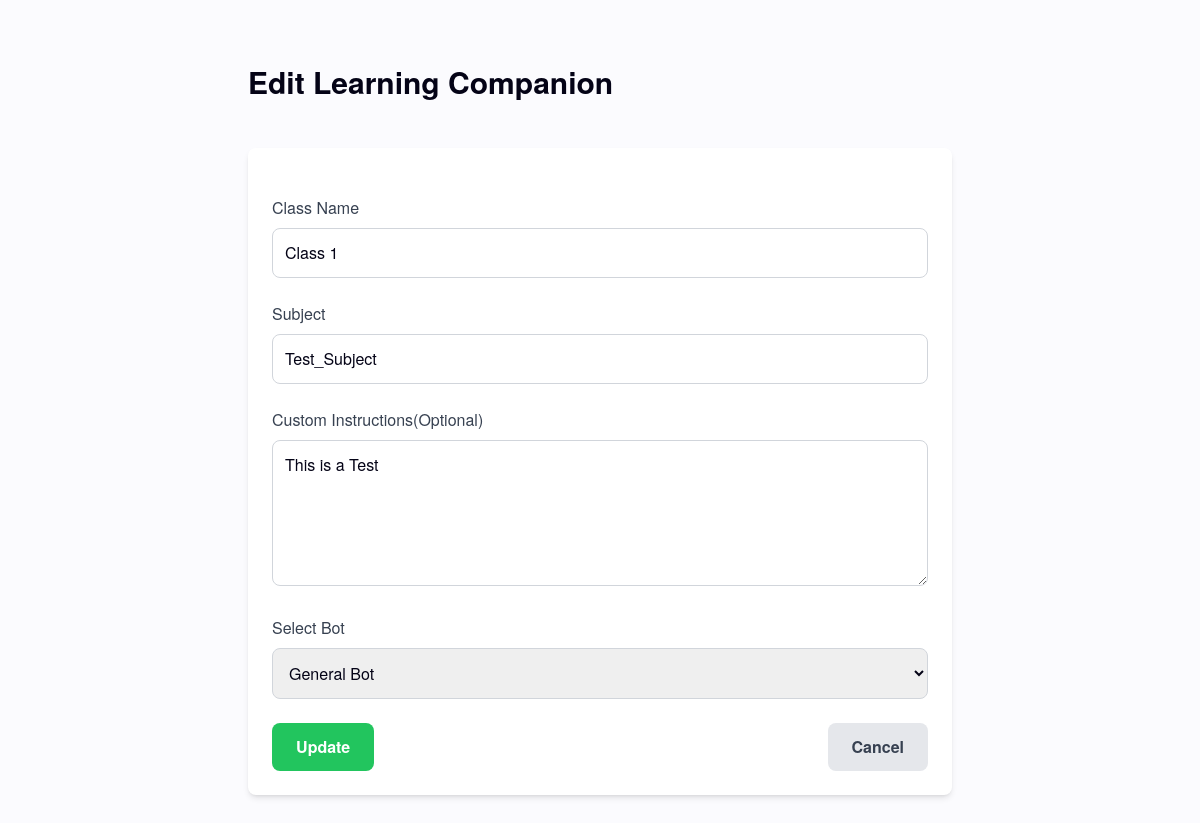
The app's page /teacher/edit_companion/1 (signed in) with its own data.
### app/models.py (models this page shows, shortened)
class LearningCompanion(db.Model):
    id = db.Column(db.Integer, primary_key=True)
    class_name = db.Column(db.String(64), nullable=False)
    subject = db.Column(db.String(64), nullable=False)
    instructions = db.Column(db.Text, nullable=True)
    class_code = db.Column(db.String(10), unique=True, nullable=False, default=lambda: generate_class_code())
    teacher_id = db.Column(db.Integer, db.ForeignKey('user.id'), nullable=False)
    bot_id = db.Column(db.Integer, db.ForeignKey('bot.id'), nullable=False)
    materials = db.relationship('Material', secondary=learning_companion_material, backref='learning_companions')

### app/routes.py (the view, shortened to what this page needs)
@auth.route('/teacher/edit_companion/<int:companion_id>', methods=['GET', 'POST'])
@login_required
def edit_learning_companion(companion_id):
    if not current_user.is_teacher():
        flash('Access denied.', 'danger')
        return redirect(url_for('auth.login'))
    companion = LearningCompanion.query.get_or_404(companion_id)
    if companion.teacher_id != current_user.id:
        flash('You do not have permission to edit this learning companion.', 'danger')
        return redirect(url_for('auth.teacher_dashboard'))
    form = EditLearningCompanionForm(obj=companion)
    form.bot.choices = [(bot.id, bot.name) for bot in Bot.query.all()]
    return render_template('edit_learning_companion.html', form=form, companion=companion)

### app/forms.py
class EditLearningCompanionForm(FlaskForm):
    class_name = StringField('Class Name', validators=[DataRequired(), Length(min=2, max=64)])
    subject = StringField('Subject', validators=[DataRequired(), Length(min=2, max=64)])
    instructions = TextAreaField('Custom Instructions(Optional)')
    bot = SelectField('Select Bot', coerce=int, validators=[DataRequired()])
    submit = SubmitField('Update')

### app/models.py (called while the page is built)
    def is_teacher(self):
        return self.role == 'teacher'

### app/routes.py (called while the page is built)
@login.user_loader
def load_user(user_id):
    return User.query.get(int(user_id))

### app/templates/edit_learning_companion.html (shortened to what this page needs)
<!DOCTYPE html>
<html lang="en">
<head>
    <script src="https://cdn.tailwindcss.com"></script>
    <link href="https://cdnjs.cloudflare.com/ajax/libs/aos/2.3.4/aos.css" rel="stylesheet">
    <link rel="stylesheet" href="https://cdn.jsdelivr.net/npm/bootstrap-icons@1.10.5/font/bootstrap-icons.css">
</head>
<body class="bg-[#fbfbfe] text-[#040316] min-h-screen">
    <main class="max-w-3xl mx-auto py-16 px-4 sm:px-6 lg:px-8">
        <section class="mb-12" data-aos="fade-up">
            <h2 class="text-3xl font-semibold mb-6">Edit Learning Companion</h2>
        </section>
        <section data-aos="fade-up">
            <form method="POST" class="bg-white shadow-md rounded-lg p-6 space-y-6">
                <div>
                    {{ form.class_name.label(class="block text-gray-700 font-medium mb-2") }}
                    {{ form.class_name(class="w-full border border-gray-300 p-3 rounded-lg focus:outline-none focus:ring-2 focus:ring-[#ff8800]") }}
                </div>
                <div>
                    {{ form.subject.label(class="block text-gray-700 font-medium mb-2") }}
                    {{ form.subject(class="w-full border border-gray-300 p-3 rounded-lg focus:outline-none focus:ring-2 focus:ring-[#ff8800]") }}
                </div>
                <div>
                    {{ form.instructions.label(class="block text-gray-700 font-medium mb-2") }}
                    {{ form.instructions(class="w-full border border-gray-300 p-3 rounded-lg focus:outline-none focus:ring-2 focus:ring-[#ff8800]", rows="5") }}
                </div>
                <div>
                    {{ form.bot.label(class="block text-gray-700 font-medium mb-2") }}
                    {{ form.bot(class="w-full border border-gray-300 p-3 rounded-lg focus:outline-none focus:ring-2 focus:ring-[#ff8800]") }}
                </div>
                <div class="flex flex-col sm:flex-row justify-between items-center">
                    <button type="submit" class="w-full sm:w-auto bg-green-500 text-white py-3 px-6 rounded-lg hover:bg-green-600 transition-colors duration-300 font-semibold">
                        {{ form.submit.label.text }}
                    </button>
                    <a href="{{ url_for('auth.teacher_dashboard') }}" class="mt-4 sm:mt-0 sm:ml-4 w-full sm:w-auto bg-gray-200 text-gray-700 py-3 px-6 rounded-lg hover:bg-gray-300 transition-colors duration-300 text-center font-semibold">
                        Cancel
                    </a>
                </div>
            </form>
        </section>
    </main>
</body>
</html>

### app/templates/edit_learning_companion.html (style rules this page uses)
body { font-family: 'Helvetica Neue', Helvetica, Arial, sans-serif; }

### records on screen
LearningCompanion: class_name "Class 1", subject "Test_Subject", instructions "This is a Test", bot "General Bot"
